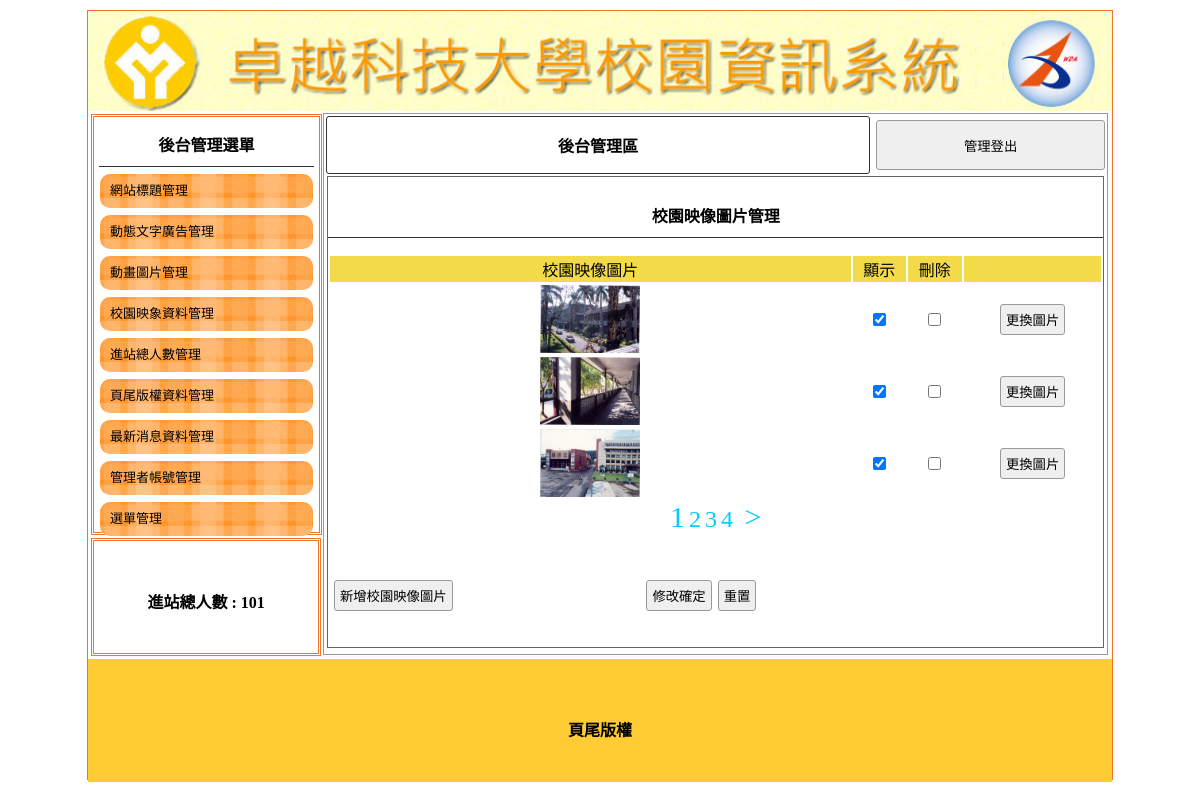
The app's page /admin.php?do=image (signed in) with its own data.
### tables this page shows
CREATE TABLE `title` (
  `id` int(10) UNSIGNED NOT NULL,
  `img` text NOT NULL,
  `text` text NOT NULL,
  `sh` int(10) UNSIGNED NOT NULL
);

CREATE TABLE `total` (
  `id` int(10) UNSIGNED NOT NULL,
  `total` int(10) UNSIGNED NOT NULL
);

CREATE TABLE `image` (
  `id` int(10) UNSIGNED NOT NULL,
  `img` text NOT NULL,
  `text` text NOT NULL,
  `sh` int(10) UNSIGNED NOT NULL
);

CREATE TABLE `bottom` (
  `id` int(10) UNSIGNED NOT NULL,
  `bottom` text NOT NULL
);

### base.php (called while the page is built, shortened)
<?php
class DB
{
    private $dsn = "mysql:host=localhost;charset=utf8;dbname=web1";
    private $root = "user";
    private $password = "user";
    private $table;
    private $pdo;
    public function __construct($table)
    {
        $this->table = $table;
        $this->pdo = new PDO($this->dsn, $this->root, $this->password);
    }
    public function all(...$arg)
    {
        $sql = "select * from $this->table ";
        if (!empty($arg[1])) {
            $sql = $sql . $arg[1];
        }
        return $this->pdo->query($sql)->fetchAll();
    }
    public function find($arg)
    {
        $sql = "select * from $this->table ";
        if (is_array($arg)) {
            foreach ($arg as $key => $value) {
                $tmp[] = sprintf("`%s`='%s'", $key, $value);
            }
            $sql = $sql . " where " . implode(" && ", $tmp);
        } else {
            $sql = $sql . " where `id`='$arg'";
        }
        return $this->pdo->query($sql)->fetch(PDO::FETCH_ASSOC);
    }
    public function count(...$arg)
    {
        $sql = "select count(*) from $this->table ";
        return $this->pdo->query($sql)->fetchColumn();
    }
}
$Title = new DB('title');
$Total = new DB('total');
$Bottom = new DB('bottom');
$title = $Title->find(['sh' => 1]);
$bottom = $Bottom->find(1);
$total = $Total->find(1);

### back/image.php (the view, shortened to what this page needs)
<div style="width:99%; height:87%; margin:auto; overflow:auto; border:#666 1px solid;">
    <p class="t cent botli">校園映像圖片管理</p>
    <form method="post" action="api/edit.php">
        <table width="100%">
            <tbody>
                <tr class="yel">
                    <td width="68%">校園映像圖片</td>
                    <td width="7%">顯示</td>
                    <td width="7%">刪除</td>
                    <td></td>
                </tr>
                <?php
                $table = $do;
                $db = new DB($table);
                $total = $db->count();
                $num = 3;
                $pages = ceil($total / $num);
                $now = (!empty($_GET['p'])) ? $_GET['p'] : 1;
                $start = ($now - 1) * $num;
                $rows = $db->all([], " limit $start , $num");
                foreach ($rows as $row) {
                    $isChk = ($row['sh'] == 1) ? 'checked' : '';
                ?>
                    <tr class="cent">
                        <td width="68%"><img src='img/<?= $row['img']; ?>' style="width:100px;height:68px"></td>
                        <td width="7%"><input type="checkbox" name="sh[]" value="<?= $row['id']; ?>" <?= $isChk; ?>> </td>
                        <td width="7%"><input type="checkbox" name="del[]" value="<?= $row['id']; ?>"></td>
                        <td><input type="button" value="更換圖片" onclick="op('#cover','#cvr','modal/upload_image.php?id=<?= $row['id']; ?>&table=<?= $table; ?>')">
                        </td>
                    </tr>
                <?php
                }
                ?>
            </tbody>
        </table>
        <div style="text-align:center;">
            <?php
            for ($i = 1; $i <= $pages; $i++) {
                $fontsize = ($i == $now) ? '30px' : '24px';
            ?>
                <a class="bl" style="font-size:<?= $fontsize; ?>;" href="?do=<?= $table; ?>&p=<?= $i; ?>"><?= $i; ?></a>
            <?php } ?>
            <?php
            if (($now + 1) <= $pages) {
            ?>
                <a class="bl" style="font-size:30px;" href="?do=<?= $table; ?>&p=<?= ($now + 1); ?>">&nbsp;&gt;</a>
            <?php } ?>
        </div>
        <table style="margin-top:40px; width:70%;">
            <tbody>
                <tr>
                    <td width="200px"><input type="button" onclick="op('#cover','#cvr','modal/image.php?table=<?= $table; ?>')" value="新增校園映像圖片"></td>
                    <td class="cent"><input type="submit" value="修改確定"><input type="reset" value="重置">
                    </td>
                </tr>
            </tbody>
        </table>
    </form>
</div>

### admin.php (shortened to what this page needs)
<?php include 'base.php'; ?>
<!DOCTYPE html PUBLIC "-//W3C//DTD XHTML 1.0 Transitional//EN" "http://www.w3.org/TR/xhtml1/DTD/xhtml1-transitional.dtd">
<html xmlns="http://www.w3.org/1999/xhtml">
<head>
	<link href="./css/css.css" rel="stylesheet" type="text/css">
</head>
<body>
	<div id="main">
		<a title="<?= $title['text']; ?>" href="index.php">
			<div class="ti" style="background:url('img/<?= $title['img']; ?>'); background-size:cover;"></div>
		</a>
		<div id="ms">
			<div id="lf" style="float:left;">
				<div id="menuput" class="dbor">
					<span class="t botli">後台管理選單</span>
					<a style="color:#000; font-size:13px; text-decoration:none;" href="?do=title">
						<div class="mainmu"> 網站標題管理 </div>
					</a>
					<a style="color:#000; font-size:13px; text-decoration:none;" href="?do=ad">
						<div class="mainmu"> 動態文字廣告管理 </div>
					</a>
					<a style="color:#000; font-size:13px; text-decoration:none;" href="?do=mvim">
						<div class="mainmu"> 動畫圖片管理 </div>
					</a>
					<a style="color:#000; font-size:13px; text-decoration:none;" href="?do=image">
						<div class="mainmu"> 校園映象資料管理 </div>
					</a>
					<a style="color:#000; font-size:13px; text-decoration:none;" href="?do=total">
						<div class="mainmu"> 進站總人數管理 </div>
					</a>
					<a style="color:#000; font-size:13px; text-decoration:none;" href="?do=bottom">
						<div class="mainmu"> 頁尾版權資料管理 </div>
					</a>
					<a style="color:#000; font-size:13px; text-decoration:none;" href="?do=news">
						<div class="mainmu"> 最新消息資料管理 </div>
					</a>
					<a style="color:#000; font-size:13px; text-decoration:none;" href="?do=admin">
						<div class="mainmu"> 管理者帳號管理 </div>
					</a>
					<a style="color:#000; font-size:13px; text-decoration:none;" href="?do=menu">
						<div class="mainmu"> 選單管理 </div>
					</a>
				</div>
				<div class="dbor" style="margin:3px; width:95%; height:20%; line-height:100px;">
					<span class="t">進站總人數 : <?= $total['total']; ?></span>
				</div>
			</div>
			<div class="di" style="height:540px; border:#999 1px solid; width:76.5%; margin:2px 0px 0px 0px; float:left; position:relative; left:20px;">
				<table width="100%">
					<tbody>
						<tr>
							<td style="width:70%;font-weight:800; border:#333 1px solid; border-radius:3px;" class="cent"><a href="?do=admin" style="color:#000; text-decoration:none;">後台管理區</a>
							</td>
							<td><button onclick="lo('api/logout.php')" style="width:99%; margin-right:2px; height:50px;">管理登出</button></td>
						</tr>
					</tbody>
				</table>
				<?
				if (!empty($_GET['do'])) {
					$do = $_GET['do'];
				} else {
					$do = 'title';
				}
				$file = 'back/' . $do . '.php';
				if (file_exists($file)) {
					include $file;
				} else {
					include 'back/title.php';
				}
				?>
			</div>
		</div>
		<div style="width:1024px; left:0px; position:relative; background:#FC3; margin-top:4px; height:123px; display:block;">
			<span class="t" style="line-height:123px;"> <?= $bottom['bottom']; ?></span>
		</div>
	</div>
</body>
</html>

### css/css.css (style rules this page uses)
body { padding: 0px; margin: 0px; }
#main { width: 1024px; height: 768px; margin: 10px auto 10px auto; border: #EE7728 1px solid; position: relative; }
.ti { width: 100%; height: 100px; position: relative; background-size: cover; background-repeat: no-repeat; }
.dbor { border: #EE7728 double 3px; margin: 1px; padding: 2px 10px 2px 10px; }
.t { font-weight: 800; display: block; text-align: center; padding: 10px 1px 10px 1px; }
.botli { border-bottom: #333 1px solid; }
.mainmu { position: relative; border-radius: 10px; background: url(../icon/menu.fw.png) center no-repeat; background-size: cover; line-height: 30px; padding: 2px 10px 2px 10px; margin: 7px 1px 7px 1px; }
#lf { height: 540px; width: 21%; display: inline-block; }
#menuput { width: 100%; height: 75%; position: relative; padding: 5px; display: block; margin: 3px; }
.di { display: inline-block; }
.cent { text-align: center; }
input, button { border: #999 1px solid; border-radius: 3px; background: #EFEFEF; padding: 5px; margin: 3px; }
.yel td { background: #F3DA49; text-align: center; }
.bl { color: #0CF; cursor: pointer; text-decoration: none; }

### records on screen
title: img (picture)
total: total "101"
image: img (picture)
image: img (picture)
image: img (picture)
bottom: bottom "頁尾版權"
